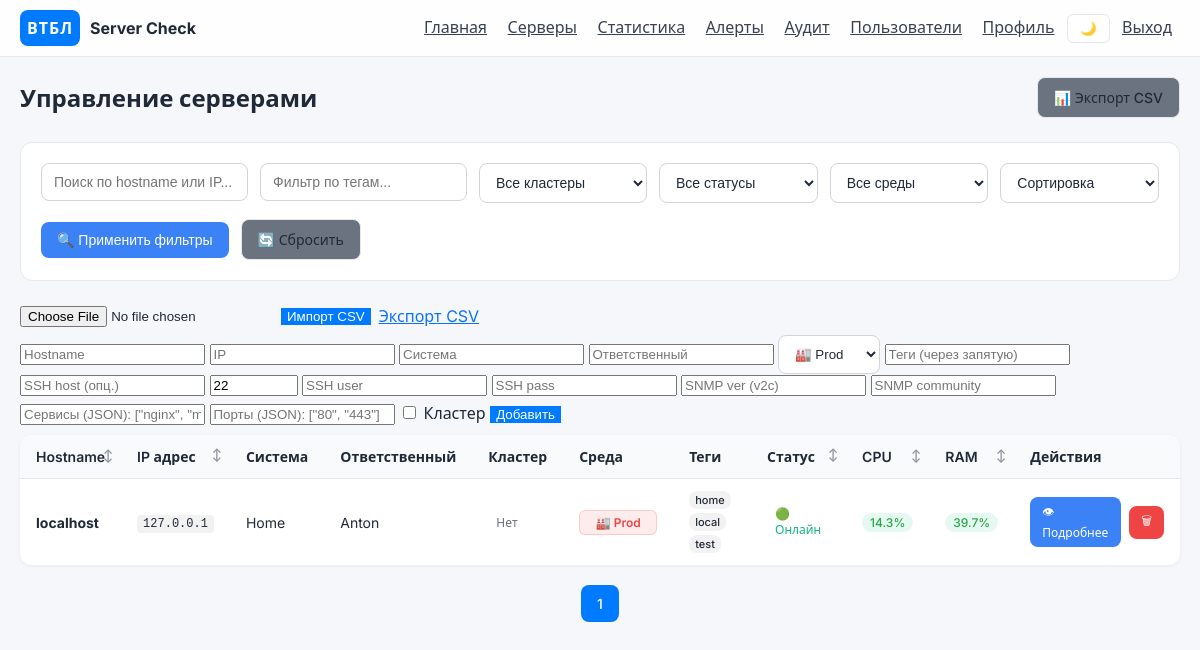
Before: /servers (signed in) with the older database file.
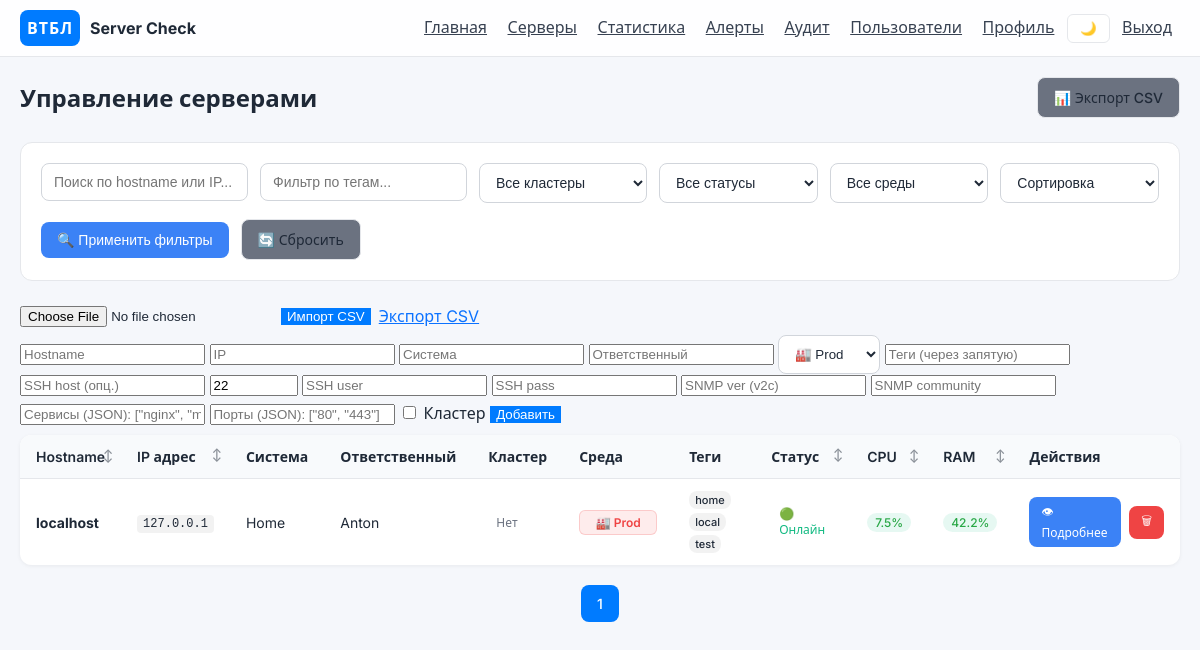
After: the same page with the newer database file.
### app/models.py (models this page shows)
class Metric(Base):
    __tablename__ = "metrics"
    id = Column(Integer, primary_key=True, index=True)
    server_id = Column(Integer, ForeignKey("servers.id", ondelete="CASCADE"), nullable=False, index=True)
    timestamp = Column(DateTime, default=datetime.utcnow, index=True)
    cpu_percent = Column(Float, nullable=True)
    cpu_temp = Column(Float, nullable=True)  # CPU temperature in Celsius
    ram_percent = Column(Float, nullable=True)
    swap_percent = Column(Float, nullable=True)  # Swap usage percentage
    disk_percent = Column(Float, nullable=True)
    disk_io_read = Column(Float, nullable=True)  # Disk I/O read MB/s
    disk_io_write = Column(Float, nullable=True)  # Disk I/O write MB/s
    processes = Column(Integer, nullable=True)
    network_in_kbps = Column(Float, nullable=True)
    network_out_kbps = Column(Float, nullable=True)
    reachable = Column(Boolean, default=None)
    services_status = Column(String(1000), nullable=True)  # JSON string of services status
    ports_status = Column(String(1000), nullable=True)  # JSON string of ports status
    server = relationship("Server", back_populates="metrics")

### app/routers.py (the view, shortened to what this page needs)
@router.get("/servers")
async def list_servers(
    request: Request,
    db: AsyncSession = Depends(get_db),
    q: str | None = None,
    cluster: str | None = None,  # 'yes' | 'no' | None
    reachable: str | None = None,  # 'yes' | 'no' | None
    environment: str | None = None,  # 'test' | 'stage' | 'prod' | None
    sort: str | None = None,  # hostname|ip|reachable|cpu|ram
    tag: str | None = None,
    page: int = Query(1, ge=1),
    per_page: int = Query(20, ge=1, le=100),
):
    if not request.user.is_authenticated:
        return RedirectResponse(url="/login", status_code=HTTP_302_FOUND)
    servers = (await db.execute(select(Server))).scalars().all()
    enriched = []
    for s in servers:
        latest = (await db.execute(
            select(Metric).where(Metric.server_id == s.id).order_by(Metric.timestamp.desc()).limit(1)
        )).scalar_one_or_none()
        enriched.append((s, latest))
    if q:
        qlow = q.lower()
        enriched = [e for e in enriched if (qlow in e[0].hostname.lower()) or (qlow in e[0].ip_address.lower()) or (e[0].system_name and qlow in e[0].system_name.lower()) or (e[0].owner and qlow in e[0].owner.lower())]
    if cluster in {"yes", "no"}:
        want = cluster == "yes"
        enriched = [e for e in enriched if bool(e[0].is_cluster) == want]
    if reachable in {"yes", "no"}:
        want = reachable == "yes"
        enriched = [e for e in enriched if (e[1].reachable if e[1] is not None else False) == want]
    if environment in {"test", "stage", "prod"}:
        enriched = [e for e in enriched if e[0].environment == environment]
    if tag:
        t = tag.lower()
        enriched = [e for e in enriched if (e[0].tags and t in e[0].tags.lower())]
    key_func = None
    reverse = False
    if sort == "hostname":
        key_func = lambda e: e[0].hostname.lower()
    elif sort == "ip":
        key_func = lambda e: e[0].ip_address
    elif sort == "reachable":
        key_func = lambda e: (e[1].reachable if e[1] is not None else False)
        reverse = True
    elif sort == "cpu":
        key_func = lambda e: (e[1].cpu_percent if (e[1] and e[1].cpu_percent is not None) else -1)
        reverse = True
    elif sort == "ram":
        key_func = lambda e: (e[1].ram_percent if (e[1] and e[1].ram_percent is not None) else -1)
        reverse = True
    if key_func:
        enriched.sort(key=key_func, reverse=reverse)
    total_items = len(enriched)
    total_pages = (total_items + per_page - 1) // per_page
    start_idx = (page - 1) * per_page
    end_idx = start_idx + per_page
    paginated_enriched = enriched[start_idx:end_idx]
    class Pagination:
        def __init__(self, page, per_page, total, items):
            self.page = page
            self.per_page = per_page
            self.total = total
            self.pages = total_pages
            self.has_prev = page > 1
            self.has_next = page < total_pages
            self.prev_num = page - 1 if self.has_prev else None
            self.next_num = page + 1 if self.has_next else None
    pagination = Pagination(page, per_page, total_items, paginated_enriched)
    is_admin = (request.session.get("role") == UserRole.admin.value) if hasattr(request, "session") else False
    return request.app.state.templates.TemplateResponse(
        "servers.html",
        {
            "request": request,
            "servers": [e[0] for e in paginated_enriched],
            "latest_map": {e[0].id: e[1] for e in paginated_enriched},
            "params": {"q": q or "", "cluster": cluster or "", "reachable": reachable or "", "environment": environment or "", "sort": sort or "", "tag": tag or ""},
            "is_admin": is_admin,
            "pagination": pagination,
        },
    )

### templates/servers.html (shortened to what the changed rows need)
{% extends "base.html" %}
{% block content %}
  <div class="page-header">
    <h1>Управление серверами</h1>
  </div>
  <div class="table-container">
    <table class="servers-table">
      <thead>
        <tr>
          <th class="sortable" data-sort="hostname">Hostname</th>
          <th class="sortable" data-sort="ip">IP адрес</th>
          <th>Система</th>
          <th>Ответственный</th>
          <th>Кластер</th>
          <th>Среда</th>
          <th>Теги</th>
          <th class="sortable" data-sort="reachable">Статус</th>
          <th class="sortable" data-sort="cpu">CPU</th>
          <th class="sortable" data-sort="ram">RAM</th>
          <th>Действия</th>
        </tr>
      </thead>
      <tbody>
        {% for s in servers %}
        <tr>
          <td>
            <div class="server-name">
              <strong>{{ s.hostname }}</strong>
            </div>
          </td>
          <td>
            <code>{{ s.ip_address }}</code>
          </td>
          <td>{{ s.system_name or '—' }}</td>
          <td>{{ s.owner or '—' }}</td>
          <td>
            {% if s.is_cluster %}
              <span class="status-badge status-online">Да</span>
            {% else %}
              <span class="status-badge status-unknown">Нет</span>
            {% endif %}
          </td>
          <td>
            {% if s.environment == 'test' %}
              <span class="environment-badge environment-test">🧪 Test</span>
            {% elif s.environment == 'stage' %}
              <span class="environment-badge environment-stage">🚀 Stage</span>
            {% elif s.environment == 'prod' %}
              <span class="environment-badge environment-prod">🏭 Prod</span>
            {% else %}
              <span class="environment-badge environment-unknown">❓ {{ s.environment or 'Unknown' }}</span>
            {% endif %}
          </td>
          <td>
            {% if s.tags %}
              <div class="tags">
                {% for tag in s.tags.split(',') %}
                  <span class="tag">{{ tag.strip() }}</span>
                {% endfor %}
              </div>
            {% else %}
              —
            {% endif %}
          </td>
          {% set m = latest_map.get(s.id) %}
          <td>
            {% if m and m.reachable %}
              <span class="status-badge status-online">🟢 Онлайн</span>
            {% elif m and m.reachable == False %}
              <span class="status-badge status-offline">🔴 Оффлайн</span>
            {% else %}
              <span class="status-badge status-unknown">⚪ Неизвестно</span>
            {% endif %}
          </td>
          <td>
            {% if m and m.cpu_percent is not none %}
              <span class="metric-badge {{ 'metric-critical' if m.cpu_percent > 90 else 'metric-warning' if m.cpu_percent > 75 else 'metric-ok' }}">
                {{ "%.1f"|format(m.cpu_percent) }}%
              </span>
            {% else %}
              —
            {% endif %}
          </td>
          <td>
            {% if m and m.ram_percent is not none %}
              <span class="metric-badge {{ 'metric-critical' if m.ram_percent > 90 else 'metric-warning' if m.ram_percent > 75 else 'metric-ok' }}">
                {{ "%.1f"|format(m.ram_percent) }}%
              </span>
            {% else %}
              —
            {% endif %}
          </td>
          <td>
            <div class="action-buttons">
              <a href="/servers/{{ s.id }}" class="btn btn-sm btn-primary">👁 Подробнее</a>
              {% if is_admin %}
                <form method="post" action="/servers/{{ s.id }}/delete" style="display:inline;">
                  <button type="submit" class="btn btn-sm btn-danger" onclick="return confirm('Удалить сервер {{ s.hostname }}?')">🗑</button>
                </form>
              {% endif %}
            </div>
          </td>
        </tr>
        {% endfor %}
      </tbody>
    </table>
  </div>
</body>
{% endblock %}

Changed rows visible on the page:
no longer on this page (row unchanged): Metric: cpu_percent "14.3", ram_percent "39.7"
added Metric: cpu_percent "7.5", ram_percent "42.2"
